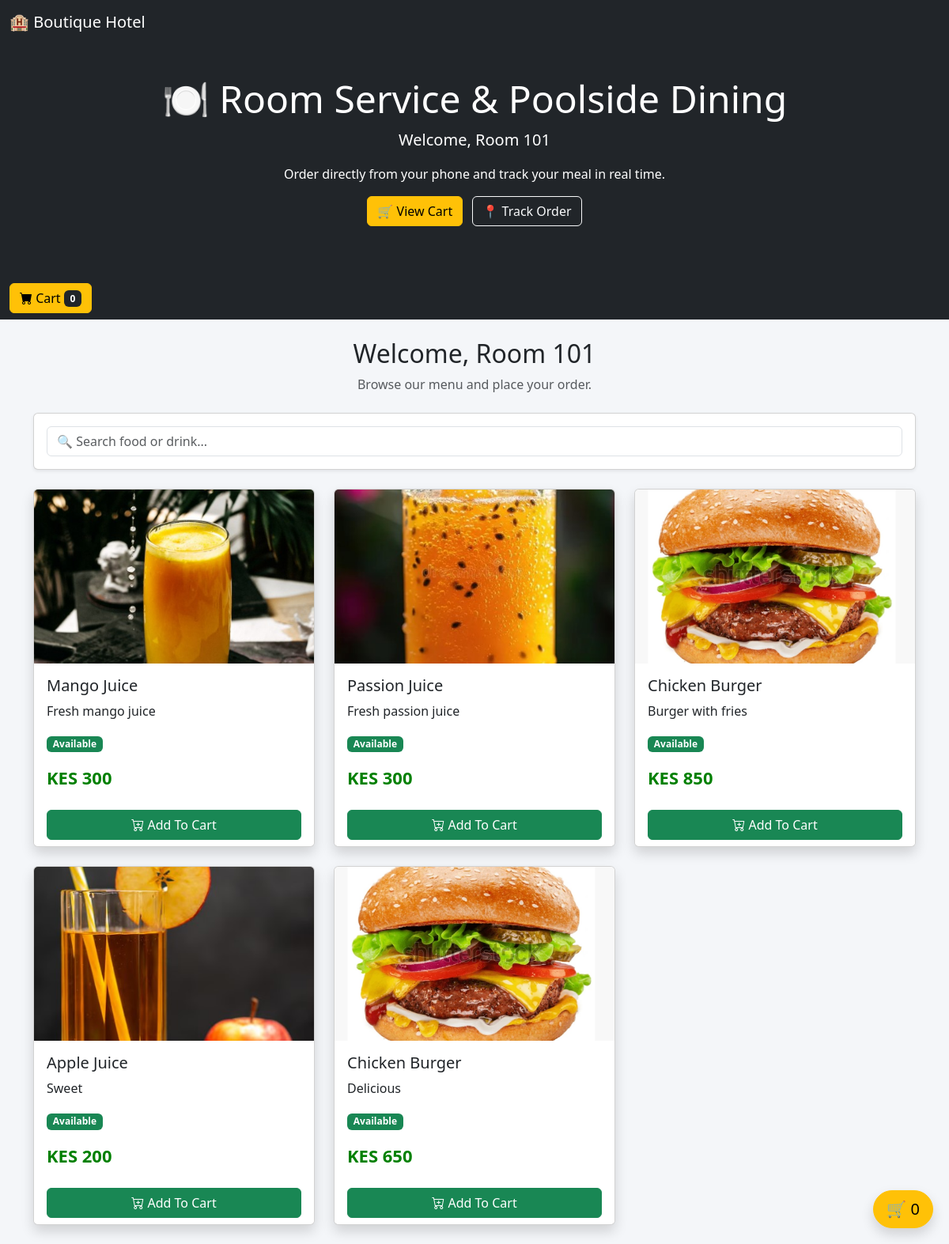
The page /guest/menu.php?token=room101 on the database its author committed.
### tables this page shows
CREATE TABLE `locations` (
  `location_id` int(11) NOT NULL,
  `location_name` varchar(50) NOT NULL,
  `location_type` enum('room','pool') NOT NULL,
  `qr_token` varchar(100) NOT NULL,
  `created_at` timestamp NOT NULL DEFAULT current_timestamp()
);

CREATE TABLE `menu_items` (
  `item_id` int(11) NOT NULL,
  `category_id` int(11) NOT NULL,
  `item_name` varchar(100) NOT NULL,
  `description` text DEFAULT NULL,
  `price` decimal(10,2) NOT NULL,
  `image` varchar(255) DEFAULT NULL,
  `status` enum('available','unavailable') DEFAULT 'available'
);

### guest/menu.php (the view, shortened to what this page needs)
<?php
require '../config/db.php';
$token = mysqli_real_escape_string($conn,$_GET['token']);
$locationQuery = mysqli_query(
    $conn,
    "SELECT * FROM locations WHERE qr_token='$token'"
);
$location = mysqli_fetch_assoc($locationQuery);
$count = 0;
?>
<!DOCTYPE html>
<html>
<head>
<link href="https://cdn.jsdelivr.net/npm/bootstrap@5.3.3/dist/css/bootstrap.min.css" rel="stylesheet">
<link rel="stylesheet"
href="https://cdn.jsdelivr.net/npm/bootstrap-icons@1.11.3/font/bootstrap-icons.min.css">
</head>
<body>
<nav class="navbar navbar-dark bg-dark">
<div class="container-fluid">
<span class="navbar-brand">
🏨 Boutique Hotel
</span>
<div class="container-fluid bg-dark text-white py-5 mb-4">
<div class="container text-center">
<h1 class="display-5">
🍽 Room Service & Poolside Dining
</h1>
<p class="lead">
Welcome,
<b><?php echo $location['location_name']; ?></b>
</p>
<p>
Order directly from your phone and track your meal in real time.
</p>
<a
href="cart.php?token=<?php echo $token; ?>"
class="btn btn-warning me-2">
🛒 View Cart
</a>
<a
href="track_order.php?token=<?php echo $token; ?>"
class="btn btn-outline-light">
📍 Track Order
</a>
</div>
</div>
<a
href="cart.php?token=<?php echo $token; ?>"
class="btn btn-warning">
<i class="bi bi-cart-fill"></i>
Cart
<span class="badge bg-dark">
<?php echo $count; ?>
</span>
</a>
</div>
</nav>
<div class="container mt-4">
<div class="text-center mb-4">
<h2>
Welcome,
<?php echo $location['location_name']; ?>
</h2>
<p class="text-muted">
Browse our menu and place your order.
</p>
</div>
<div class="card shadow-sm mb-4">
<div class="card-body">
<form method="GET">
<input
type="text"
name="search"
class="form-control"
placeholder="🔍 Search food or drink...">
</form>
</div>
</div>
<div class="row">
<?php
$search = "";
$items = mysqli_query(
$conn,
"SELECT * FROM menu_items
WHERE status='available'
AND (
item_name LIKE '%$search%'
OR description LIKE '%$search%'
)"
);
while($row=mysqli_fetch_assoc($items)){
?>
<div class="col-md-4 mb-4">
<div class="card food-card shadow h-100">
<?php
$image =
!empty($row['image'])
?
"../assets/images/".$row['image']
:
"../assets/images/default_food.jpg";
?>
<img
src="<?php echo $image; ?>"
class="card-img-top food-img">
<div class="card-body">
<h5 class="card-title">
<?php echo $row['item_name']; ?>
</h5>
<p class="card-text">
<?php echo $row['description']; ?>
<div class="mb-2">
<span class="badge bg-success">
Available
</span>
</div>
</p>
<div class="price">
KES <?php echo number_format($row['price']); ?>
</div>
</div>
<div class="card-footer bg-white border-0">
<form
action="add_to_cart.php"
method="POST">
<button
type="submit"
class="btn btn-success w-100">
<i class="bi bi-cart-plus"></i>
Add To Cart
</button>
</form>
</div>
</div>
</div>
<?php } ?>
</div>
</div>
<a
href="cart.php?token=<?php echo $token; ?>"
class="btn btn-warning btn-lg shadow"
style="
position:fixed;
bottom:20px;
right:20px;
z-index:999;
border-radius:50px;
">
🛒 <?php echo $count; ?>
</a>
</body>
</html>

### guest/menu.php (style rules this page uses)
body { background:#f4f6f9; }
.food-card { transition:0.3s; }
.food-img { height:220px; object-fit:cover; }
.price { color:green; font-weight:bold; font-size:22px; }

### rows shown on the page
locations: location_name "Room 101"
menu_items: image (picture), item_name "Mango Juice", description "Fresh mango juice", price "300"
menu_items: image (picture), item_name "Passion Juice", description "Fresh passion juice", price "300"
menu_items: image (picture), item_name "Chicken Burger", description "Burger with fries", price "850"
menu_items: image (picture), item_name "Apple Juice", description "Sweet", price "200"
menu_items: image (picture), item_name "Chicken Burger", description "Delicious", price "650"

### other values the page prints
$count "0"
